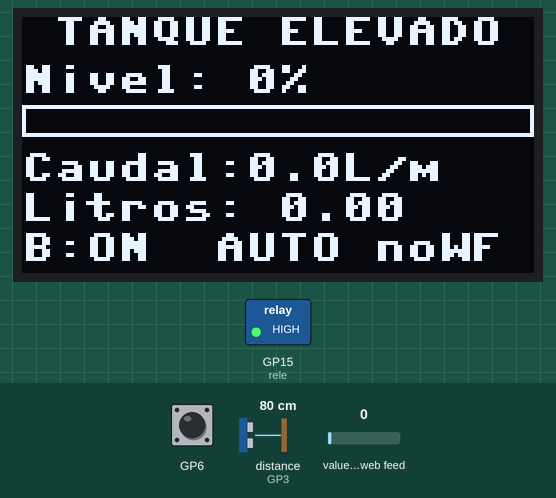
This program was run on a simulated Raspberry Pi Pico running MicroPython. Parts: 128×64 one-colour display, switched loads named in the program (green lamp = pin HIGH). Inputs (shaded band) come from the test bench; at power-on: distance to the obstacle (sensor on GP3) 80 cm, GP6 HIGH, value of the web feed 0. The echo pulse lasts 58.3 µs per cm; WiFi joins after 1.5 s; requests to the public web service named in the program get a made-up reply in its usual format after 0.4 s (London, UTC, broken clouds, 64 % humidity, 1013 hPa unless stated); pins used as bus, display or sensor lines are not drawn; what the program prints to the serial console is not drawn.

Above: at 1.2 s.
1.3 s: distance to the obstacle (sensor on GP3) set to 7 cm
At 4.8 s:
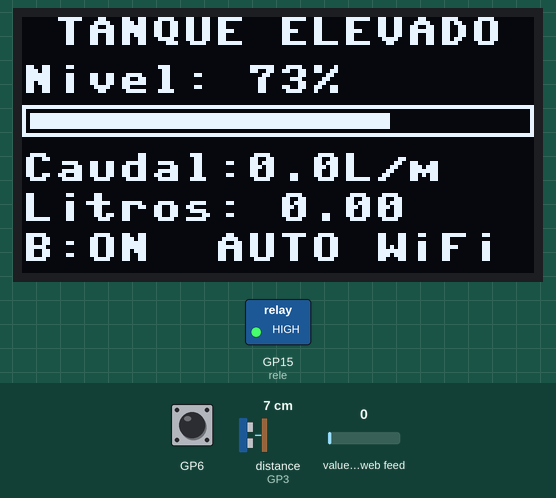
5.0 s: distance to the obstacle (sensor on GP3) set to 4 cm
At 6.6 s:
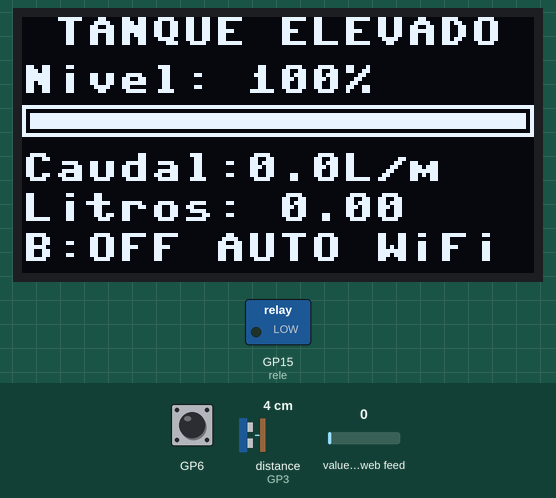
7.6 s: distance to the obstacle (sensor on GP3) set to 9 cm
At 10.3 s:
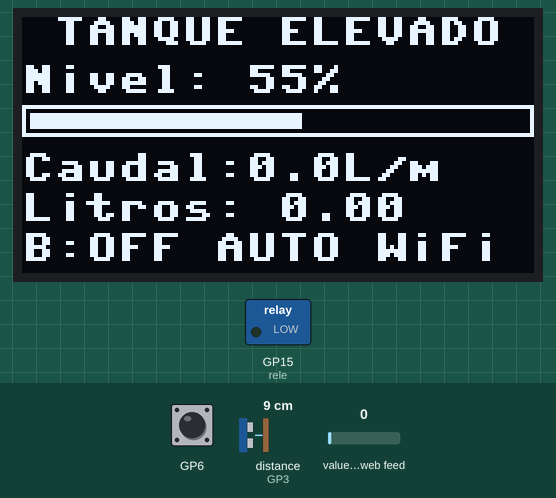
10.6 s: distance to the obstacle (sensor on GP3) set to 13 cm
At 12.3 s:
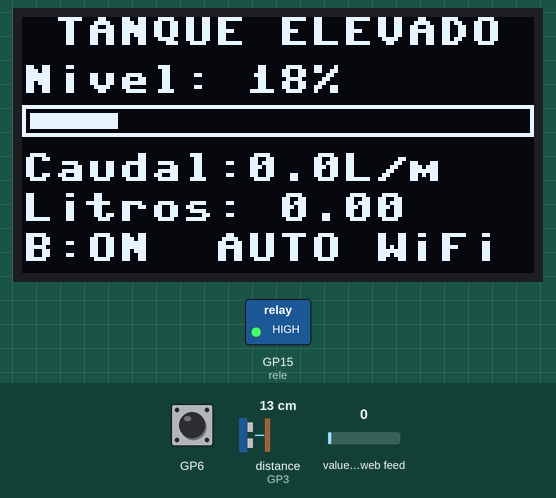
12.7 s: GP6 pulled LOW for 0.15 s
At 15.1 s:
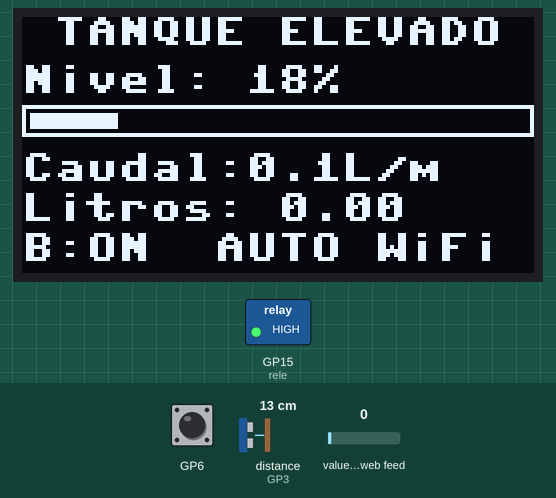
16.6 s: GP6 pulled LOW for 1 s
At 20.2 s:
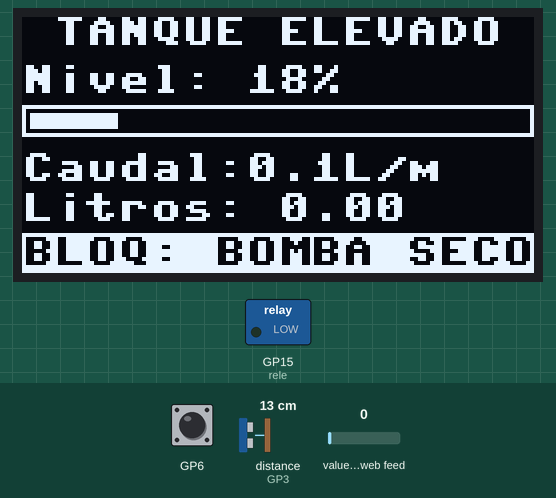
Timing chart, 0 to 21.7 s (numbered marks = the images above; inputs shaded):
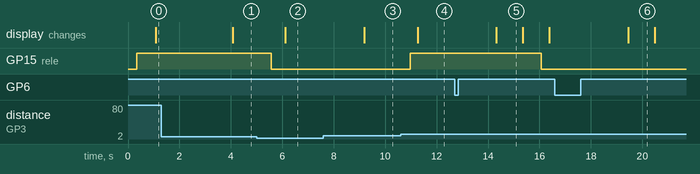

The program:

main.py
```python
# Tanque elevado IoT - Pico W / Pico 2 W - MicroPython + asyncio
# Tareas: sensores, flujo (PIO), control de bomba, nube (Adafruit IO), pantalla OLED (I2C)
import asyncio, time, network
from machine import Pin, I2C, time_pulse_us
import config as C
from pio_flow import FlowPIO
try:
    import requests
except ImportError:
    import urequests as requests

# ---------- hardware ----------
rele = Pin(C.PIN_RELE, Pin.OUT)
def bomba(on):
    rele.value((not on) if C.RELE_ACTIVO_BAJO else on)
    S["bomba"] = on
trig_t, echo_t = Pin(C.PIN_TRIG_TANQUE, Pin.OUT), Pin(C.PIN_ECHO_TANQUE, Pin.IN)
trig_c, echo_c = Pin(C.PIN_TRIG_CIST, Pin.OUT), Pin(C.PIN_ECHO_CIST, Pin.IN)
flujo = FlowPIO(C.PIN_FLUJO)

oled = None                                   # pantalla I2C (si falla, el sistema sigue)
if C.USAR_OLED:
    try:
        from oled import SSD1306
        i2c = I2C(0, sda=Pin(C.PIN_SDA), scl=Pin(C.PIN_SCL), freq=400_000)
        oled = SSD1306(i2c, C.OLED_ADDR)
    except Exception as e:
        print("OLED no disponible:", e)

# ---------- estado compartido ----------
S = {"bomba": False, "nivel": None, "cist": None, "caudal": 0.0,
     "litros": 0.0, "modo": "AUTO", "bloqueo": False, "alertas": [], "wifi": False}
bomba(False)

def alerta(msg):
    print("ALERTA:", msg)
    S["alertas"].append(msg)

def distancia(trig, echo):
    trig.off(); time.sleep_us(2)
    trig.on(); time.sleep_us(10); trig.off()
    t = time_pulse_us(echo, 1, 30000)
    return None if t < 0 else t * 0.0343 / 2

async def mediana(trig, echo):    # filtro: mediana de 5 lecturas (cede la CPU entre lecturas)
    v = []
    for _ in range(5):
        d = distancia(trig, echo)
        if d is not None: v.append(d)
        await asyncio.sleep_ms(30)
    v.sort()
    return round(v[len(v)//2], 1) if v else None

def a_porcentaje(d):
    p = (C.TANQUE_VACIO_CM - d) / (C.TANQUE_VACIO_CM - C.TANQUE_LLENO_CM) * 100
    return max(0, min(100, round(p)))

# ---------- tareas ----------
async def t_sensores():
    while True:
        d = await mediana(trig_t, echo_t)
        S["nivel"] = None if d is None else a_porcentaje(d)
        if C.USAR_CISTERNA:
            S["cist"] = await mediana(trig_c, echo_c)
        await asyncio.sleep_ms(500)

async def t_flujo():
    previo = flujo.total(); t0 = time.ticks_ms(); dia0 = t0
    while True:
        await asyncio.sleep(1)
        ahora = time.ticks_ms(); total = flujo.total()
        dp = (total - previo) & 0xFFFFFFFF
        dt = time.ticks_diff(ahora, t0) / 1000
        S["caudal"] = round(dp / dt / 7.5, 2)           # L/min
        S["litros"] += dp / C.PULSOS_POR_LITRO
        previo, t0 = total, ahora
        if time.ticks_diff(ahora, dia0) > 86_400_000:
            S["litros"] = 0.0; dia0 = ahora

async def t_control():
    t_on = 0
    while True:
        n, modo = S["nivel"], S["modo"]
        cist_ok = (not C.USAR_CISTERNA) or (S["cist"] is not None and S["cist"] <= C.CIST_MIN_CM)
        if S["bomba"]:
            if modo == "OFF" or S["bloqueo"]:
                bomba(False)
            elif n is None:
                bomba(False); alerta("SENSOR_NIVEL_FALLA")
            elif n >= C.NIVEL_ALTO:
                bomba(False); alerta("TANQUE_LLENO_BOMBA_APAGADA")
            elif C.USAR_CISTERNA and not cist_ok:
                bomba(False); alerta("CISTERNA_VACIA")
            elif time.ticks_diff(time.ticks_ms(), t_on) > C.T_ARRANQUE_MS \
                    and S["caudal"] < C.CAUDAL_MIN:
                bomba(False); S["bloqueo"] = True
                alerta("BOMBA_EN_SECO")
        else:
            if modo == "AUTO" and not S["bloqueo"] and n is not None \
                    and n <= C.NIVEL_BAJO and cist_ok:
                bomba(True); t_on = time.ticks_ms()
        await asyncio.sleep_ms(300)

AIO = "https://io.adafruit.com/api/v2/" + C.AIO_USER
HDR = {"X-AIO-Key": C.AIO_KEY, "Content-Type": "application/json"}

def aio_post(feed, valor):
    r = requests.post(AIO + "/feeds/%s/data" % feed, json={"value": valor}, headers=HDR)
    r.close()

def aio_ultimo(feed):
    r = requests.get(AIO + "/feeds/%s/data/last" % feed, headers=HDR)
    try: return r.json()["value"]
    finally: r.close()

async def t_nube():
    wlan = network.WLAN(network.STA_IF); wlan.active(True)
    while True:
        S["wifi"] = wlan.isconnected()
        if not S["wifi"]:                               # reconexion automatica
            print("Conectando Wi-Fi...")
            try: wlan.connect(C.WIFI_SSID, C.WIFI_PASS)
            except Exception as e: print(e)
            for _ in range(20):
                if wlan.isconnected(): break
                await asyncio.sleep(1)
            continue
        try:
            while S["alertas"]:
                aio_post("alerta", S["alertas"].pop(0))
            if S["nivel"] is not None: aio_post("nivel", S["nivel"])
            aio_post("caudal", S["caudal"])
            aio_post("litros", round(S["litros"], 2))
            aio_post("bomba", 1 if S["bomba"] else 0)
            cmd = aio_ultimo("modo")                    # accion remota
            if cmd == "RESET":
                S["bloqueo"] = False; S["modo"] = "AUTO"
                aio_post("modo", "AUTO")                # evita que RESET se repita cada ciclo
            elif cmd in ("AUTO", "OFF"):
                S["modo"] = cmd
        except Exception as e:
            print("Error nube:", e)
        await asyncio.sleep(C.PERIODO_NUBE_S)

async def t_oled():
    if oled is None:
        return
    while True:
        try:
            o, n = oled, S["nivel"]
            o.fill(0)
            o.text("TANQUE ELEVADO", 8, 0)
            o.text("Nivel: " + ("--" if n is None else "%d%%" % n), 0, 12)
            o.rect(0, 22, 128, 8, 1)
            if n: o.fill_rect(2, 24, int(124 * n / 100), 4, 1)
            o.text("Caudal:%.1fL/m" % S["caudal"], 0, 34)
            o.text("Litros: %.2f" % S["litros"], 0, 44)
            if S["bloqueo"]:
                o.fill_rect(0, 54, 128, 10, 1); o.text("BLOQ: BOMBA SECO", 0, 55, 0)
            else:
                o.text("B:%s %s %s" % ("ON " if S["bomba"] else "OFF", S["modo"],
                                       "WiFi" if S["wifi"] else "noWF"), 0, 54)
            o.show()
        except Exception as e:
            print("OLED:", e)
        await asyncio.sleep_ms(1000)

async def t_consola():
    while True:
        print("Nivel:", S["nivel"], "% | Caudal:", S["caudal"], "L/min | Litros:",
              round(S["litros"], 2), "| Bomba:", S["bomba"], "| Modo:", S["modo"],
              "| Bloqueo:", S["bloqueo"], "| WiFi:", S["wifi"])
        await asyncio.sleep(2)

async def main():
    await asyncio.gather(t_sensores(), t_flujo(), t_control(), t_nube(), t_oled(), t_consola())

try:
    asyncio.run(main())
finally:
    bomba(False)     # al detener con Stop, la bomba queda apagada
```

config.py
```python
# ===== CONFIGURACION (edita solo este archivo) =====
WIFI_SSID = "SECRETO"     # La Pico NO usa 5 GHz
WIFI_PASS = "SECRETO"
AIO_USER  = "SECRETO"
AIO_KEY   = "SECRETO"   # regenerala en Adafruit IO (la anterior quedo expuesta)

# Pines
PIN_TRIG_TANQUE, PIN_ECHO_TANQUE = 2, 3     # HC-SR04
PIN_TRIG_CIST,   PIN_ECHO_CIST   = 4, 5     # (2do ultrasonico, opcional)
PIN_FLUJO = 6          # YF-S201 (via divisor 5V -> 3.3V)
PIN_RELE  = 15
PIN_SDA, PIN_SCL = 8, 9      # I2C0 -> OLED
OLED_ADDR = 0x3C
USAR_OLED = True
RELE_ACTIVO_BAJO = False   # True si tu modulo rele enciende con 0 V

# Calibracion del nivel (distancia sensor->agua, cm). MIDELA con regla.
TANQUE_LLENO_CM = 4.0
TANQUE_VACIO_CM = 15.0
CIST_MIN_CM     = 22.0
USAR_CISTERNA   = False

# Logica de la bomba
NIVEL_BAJO = 30
NIVEL_ALTO = 90
T_ARRANQUE_MS = 5000
CAUDAL_MIN = 0.3
PULSOS_POR_LITRO = 450   # CALIBRALO: vierte 1 L real y cuenta pulsos (pruebas.py opcion 4)

PERIODO_NUBE_S = 20
```

pio_flow.py
```python
# RETO DE ARQUITECTURA: conteo de pulsos del YF-S201 con una maquina PIO.
# La PIO cuenta flancos de subida por hardware: la CPU no atiende ninguna
# interrupcion; solo "lee" el contador cuando lo necesita.
import rp2
from machine import Pin

@rp2.asm_pio()
def _contador():
    wait(0, pin, 0)        # espera nivel bajo
    wait(1, pin, 0)        # espera flanco de subida
    jmp(x_dec, "n")        # x = x - 1  (salta igual a la siguiente linea)
    label("n")

class FlowPIO:
    def __init__(self, pin_num, sm_id=0):
        self.pin = Pin(pin_num, Pin.IN, Pin.PULL_UP)
        self.sm = rp2.StateMachine(sm_id, _contador, freq=2_000_000,
                                   in_base=self.pin)
        self.sm.exec("set(x, 0)")
        self.sm.active(1)

    def total(self):
        """Pulsos acumulados desde el arranque (lee x sin detener la PIO)."""
        self.sm.exec("in_(x, 32)")
        self.sm.exec("push()")
        return (-self.sm.get()) & 0xFFFFFFFF
```

oled.py
```python
# Driver minimo SSD1306 128x64 por I2C (sin dependencias externas)
import framebuf

class SSD1306(framebuf.FrameBuffer):
    def __init__(self, i2c, addr=0x3C, w=128, h=64):
        self.i2c, self.addr, self.width, self.height = i2c, addr, w, h
        self.pages = h // 8
        self.buf = bytearray(self.pages * w)
        super().__init__(self.buf, w, h, framebuf.MONO_VLSB)
        for c in (0xAE, 0x20, 0x00, 0x40, 0xA1, 0xA8, h - 1, 0xC8, 0xD3, 0x00,
                  0xDA, 0x12, 0xD5, 0x80, 0xD9, 0xF1, 0xDB, 0x30, 0x81, 0xFF,
                  0xA4, 0xA6, 0x8D, 0x14, 0xAF):
            self.cmd(c)
        self.fill(0)
        self.show()

    def cmd(self, c):
        self.i2c.writeto(self.addr, bytes([0x80, c]))

    def show(self):
        for c in (0x21, 0, self.width - 1, 0x22, 0, self.pages - 1):
            self.cmd(c)
        self.i2c.writeto(self.addr, b"\x40" + self.buf)
```

Measured:
- the behaviour switches between 6 and 5 cm on distance to the obstacle (sensor on GP3) (found by bisection; images 1 and 2)
- the behaviour switches between 11 and 12 cm on distance to the obstacle (sensor on GP3) (found by bisection; images 3 and 4)
- after the input at 1.3 s, the display: changes after 2.8 s (image 1)
- after the input at 5.0 s, the display: changes after 1.1 s (image 2)
- after the input at 7.6 s, the display: changes after 1.6 s (image 3)
- after the input at 10.6 s, GP15 (rele): LOW → HIGH after 0.37 s; the display: changes after 0.67 s (image 4)
- after the input at 12.7 s, the display: changes after 1.6 s (image 5)
- after the input at 16.6 s, the display: changes after 2.9 s (image 6)
